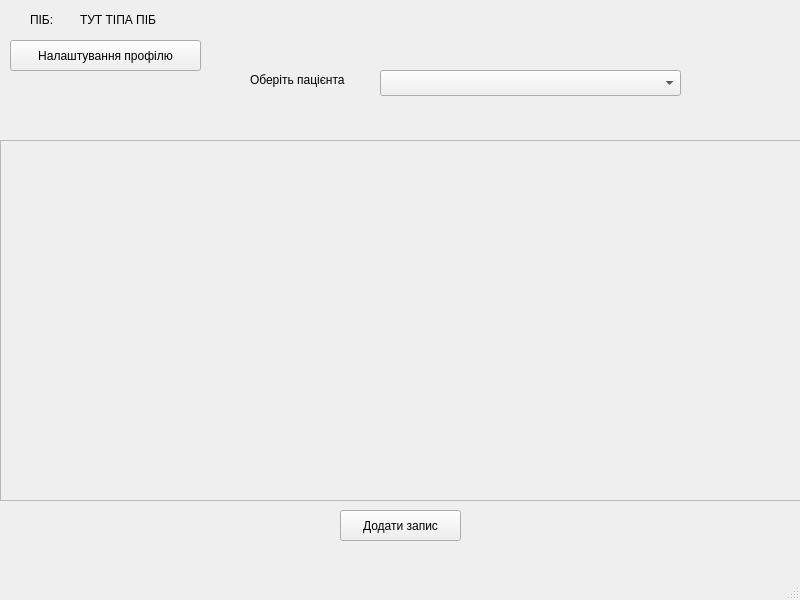
<?xml version="1.0" encoding="UTF-8"?>
<ui version="4.0">
 <class>DoctorWindow</class>
 <widget class="QMainWindow" name="DoctorWindow">
  <property name="geometry">
   <rect>
    <x>0</x>
    <y>0</y>
    <width>800</width>
    <height>600</height>
   </rect>
  </property>
  <property name="windowTitle">
   <string>MainWindow</string>
  </property>
  <widget class="QWidget" name="centralwidget">
   <widget class="QPushButton" name="pushButton">
    <property name="geometry">
     <rect>
      <x>10</x>
      <y>40</y>
      <width>191</width>
      <height>31</height>
     </rect>
    </property>
    <property name="text">
     <string>Налаштування профілю</string>
    </property>
   </widget>
   <widget class="QPushButton" name="openAppointmentWindowButton">
    <property name="geometry">
     <rect>
      <x>340</x>
      <y>510</y>
      <width>121</width>
      <height>31</height>
     </rect>
    </property>
    <property name="text">
     <string>Додати запис</string>
    </property>
   </widget>
   <widget class="QLabel" name="label_3">
    <property name="geometry">
     <rect>
      <x>250</x>
      <y>70</y>
      <width>121</width>
      <height>20</height>
     </rect>
    </property>
    <property name="text">
     <string>Оберіть пацієнта</string>
    </property>
   </widget>
   <widget class="QScrollArea" name="scrollArea">
    <property name="geometry">
     <rect>
      <x>0</x>
      <y>140</y>
      <width>801</width>
      <height>361</height>
     </rect>
    </property>
    <property name="widgetResizable">
     <bool>true</bool>
    </property>
    <widget class="QWidget" name="scrollAreaWidgetContents_2">
     <property name="geometry">
      <rect>
       <x>0</x>
       <y>0</y>
       <width>799</width>
       <height>359</height>
      </rect>
     </property>
    </widget>
   </widget>
   <widget class="QLabel" name="label_2">
    <property name="geometry">
     <rect>
      <x>80</x>
      <y>10</y>
      <width>101</width>
      <height>20</height>
     </rect>
    </property>
    <property name="text">
     <string>ТУТ ТІПА ПІБ</string>
    </property>
   </widget>
   <widget class="QLabel" name="label">
    <property name="geometry">
     <rect>
      <x>30</x>
      <y>10</y>
      <width>63</width>
      <height>20</height>
     </rect>
    </property>
    <property name="text">
     <string>ПІБ:</string>
    </property>
   </widget>
   <widget class="QComboBox" name="patientsBox">
    <property name="geometry">
     <rect>
      <x>380</x>
      <y>70</y>
      <width>301</width>
      <height>26</height>
     </rect>
    </property>
   </widget>
  </widget>
  <widget class="QMenuBar" name="menubar">
   <property name="geometry">
    <rect>
     <x>0</x>
     <y>0</y>
     <width>800</width>
     <height>21</height>
    </rect>
   </property>
  </widget>
  <widget class="QStatusBar" name="statusbar"/>
 </widget>
 <resources/>
 <connections/>
</ui>
